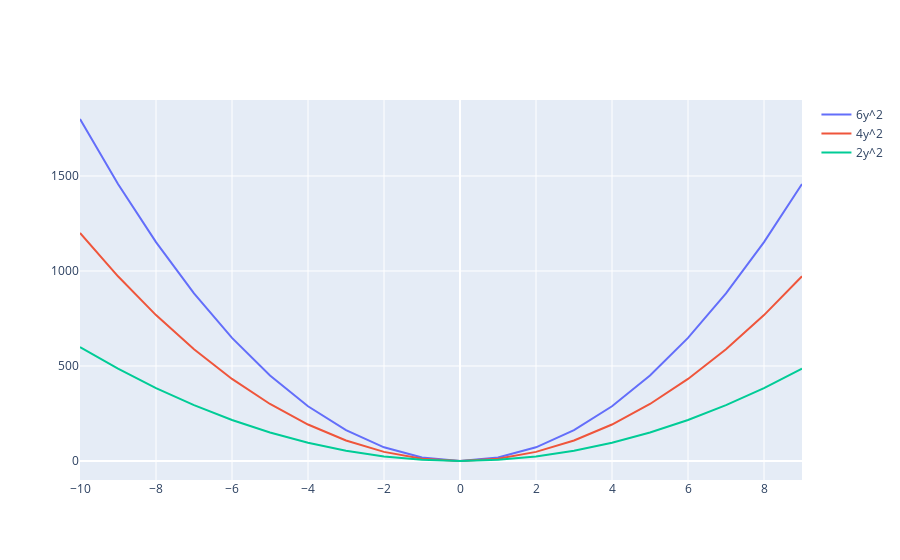

The code cell stored with this chart in its notebook:
### Code cell
vals = list(range(-10, 10))
scatter_at_six = go.Scatter(x=vals, y=[f(6,val) for val in vals], name = '6y^2')
scatter_at_four = go.Scatter(x=vals, y=[f(4,val) for val in vals], name = '4y^2')
scatter_at_two = go.Scatter(x=vals, y=[f(2,val) for val in vals], name = '2y^2')
scatter_at_one = go.Scatter(x=vals, y=[f(1,val) for val in vals], name = 'y^2')
go.Figure(data=[scatter_at_six, scatter_at_four, scatter_at_two])

### Figure 1 — Plotly figure (JSON) as saved in the notebook; plotly's stock layout.template omitted (floating-point values rounded to 4 significant figures)
{"data": [{"name": "6y^2", "type": "scatter", "x": [-10, -9, -8, -7, -6, -5, -4, -3, -2, -1, 0, 1, 2, 3, 4, 5, 6, 7, 8, 9], "y": [1800, 1458, 1152, 882, 648, 450, 288, 162, 72, 18, 0, 18, 72, 162, 288, 450, 648, 882, 1152, 1458]}, {"name": "4y^2", "type": "scatter", "x": [-10, -9, -8, -7, -6, -5, -4, -3, -2, -1, 0, 1, 2, 3, 4, 5, 6, 7, 8, 9], "y": [1200, 972, 768, 588, 432, 300, 192, 108, 48, 12, 0, 12, 48, 108, 192, 300, 432, 588, 768, 972]}, {"name": "2y^2", "type": "scatter", "x": [-10, -9, -8, -7, -6, -5, -4, -3, -2, -1, 0, 1, 2, 3, 4, 5, 6, 7, 8, 9], "y": [600, 486, 384, 294, 216, 150, 96, 54, 24, 6, 0, 6, 24, 54, 96, 150, 216, 294, 384, 486]}], "layout": {"autosize": true, "xaxis": {"autorange": true, "range": [-10, 9], "type": "linear"}, "yaxis": {"autorange": true, "range": [-100, 1900], "type": "linear"}}}
